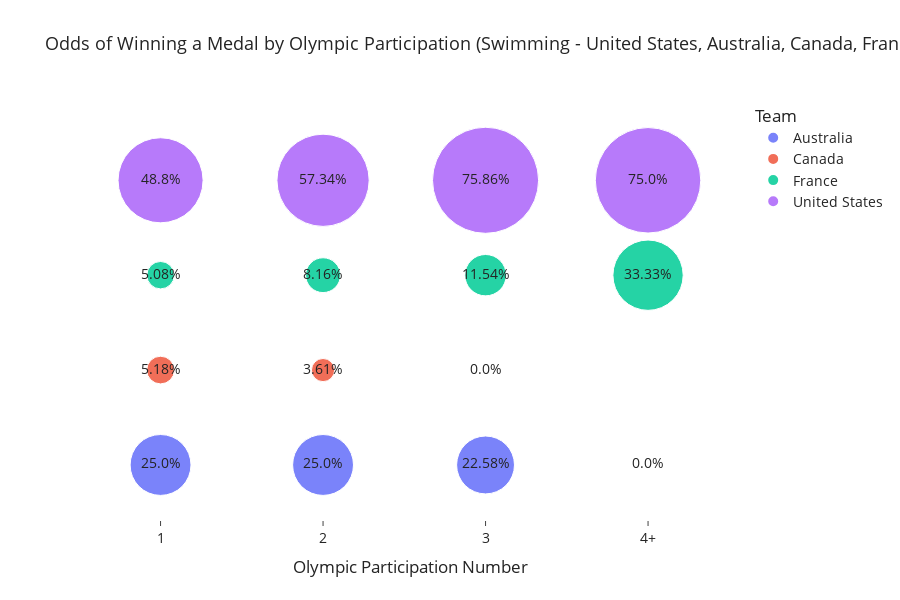

Write notebook code for a chart like this one.
### Code cell
def plot_medal_odds(olympics_data, sport, teams=None):
    df = olympics_data[olympics_data["Sport"] == sport].copy()
    
    if teams:
        df = df[df["Team"].isin(teams)]
    
    df = df.drop_duplicates(subset=["Name", "Year"])
    df = df.sort_values(["Name", "Year"])
    df["Participation_Number"] = df.groupby("Name").cumcount() + 1
    df["Participation_Number"] = df["Participation_Number"].apply(lambda x: str(x) if x <= 3 else "4+")
    df["Medal_Status"] = df["Medal"].apply(lambda x: "Medal Won" if pd.notna(x) else "No Medal")
    
    participation_counts = df.groupby(["Team", "Participation_Number", "Medal_Status"]).size().unstack(fill_value=0)
    
    # Calculate odds
    odds_by_part = participation_counts.iloc[:, 0].div(participation_counts.sum(axis=1), axis=0) * 100
    odds_by_part = odds_by_part.reset_index(name="Odds")
    
    # Assign y values based on team index
    team_indices = {team: idx for idx, team in enumerate(odds_by_part["Team"].unique())}
    odds_by_part["y"] = odds_by_part["Team"].map(team_indices)
    
    # Calculate the height of the figure based on the number of teams
    num_teams = len(team_indices)
    fig_height = 400 + num_teams * 50  # Base height of 400 plus 50 per team
    
    # Create bubble chart
    fig = px.scatter(
        odds_by_part,
        x="Participation_Number",
        y="y",  # Use y values based on team index
        size="Odds",
        color="Team",
        text=odds_by_part["Odds"].round(2).astype(str) + '%',  # Add percentage labels
        title=f"Odds of Winning a Medal by Olympic Participation ({sport} - {'All Teams' if not teams else ', '.join(teams)})",
        labels={"Participation_Number": "Olympic Participation Number", "Odds": "Odds of Winning a Medal (1/x)", "y": ""},
        opacity=0.85,
        size_max=75,
        height=fig_height  # Set the height of the figure
    )
    
    fig.update_layout(
        template="simple_white",
        font=dict(size=14),
        title_font=dict(size=18),
        plot_bgcolor="white",
        paper_bgcolor="white",
        xaxis=dict(
            showline=False,
            showgrid=False,
            tickmode="array",
            tickvals=["1", "2", "3", "4+"],
            ticktext=["1", "2", "3", "4+"]
        ),
        yaxis=dict(visible=False),  # Hide the y-axis
        showlegend=True  # Show the legend
    )
    
    fig.show()

# Example usage:
plot_medal_odds(olympics_data, "Swimming", ["United States", "Australia", "Canada", "France"])

### Figure 1 — Plotly figure (JSON) as saved in the notebook; plotly's stock layout.template omitted (floating-point values rounded to 4 significant figures)
{"data": [{"hovertemplate": "Team=Australia<br>Olympic Participation Number=%{x}<br>=%{y}<br>Odds of Winning a Medal (1/x)=%{marker.size}<br>text=%{text}<extra></extra>", "legendgroup": "Australia", "marker": {"color": "#636efa", "opacity": 0.85, "size": [25, 25, 22.58, 0], "sizemode": "area", "sizeref": 0.01349, "symbol": "circle"}, "mode": "markers+text", "name": "Australia", "orientation": "v", "showlegend": true, "text": ["25.0%", "25.0%", "22.58%", "0.0%"], "type": "scatter", "x": ["1", "2", "3", "4+"], "xaxis": "x", "y": [0, 0, 0, 0], "yaxis": "y"}, {"hovertemplate": "Team=Canada<br>Olympic Participation Number=%{x}<br>=%{y}<br>Odds of Winning a Medal (1/x)=%{marker.size}<br>text=%{text}<extra></extra>", "legendgroup": "Canada", "marker": {"color": "#EF553B", "opacity": 0.85, "size": [5.177, 3.614, 0], "sizemode": "area", "sizeref": 0.01349, "symbol": "circle"}, "mode": "markers+text", "name": "Canada", "orientation": "v", "showlegend": true, "text": ["5.18%", "3.61%", "0.0%"], "type": "scatter", "x": ["1", "2", "3"], "xaxis": "x", "y": [1, 1, 1], "yaxis": "y"}, {"hovertemplate": "Team=France<br>Olympic Participation Number=%{x}<br>=%{y}<br>Odds of Winning a Medal (1/x)=%{marker.size}<br>text=%{text}<extra></extra>", "legendgroup": "France", "marker": {"color": "#00cc96", "opacity": 0.85, "size": [5.08, 8.163, 11.54, 33.33], "sizemode": "area", "sizeref": 0.01349, "symbol": "circle"}, "mode": "markers+text", "name": "France", "orientation": "v", "showlegend": true, "text": ["5.08%", "8.16%", "11.54%", "33.33%"], "type": "scatter", "x": ["1", "2", "3", "4+"], "xaxis": "x", "y": [2, 2, 2, 2], "yaxis": "y"}, {"hovertemplate": "Team=United States<br>Olympic Participation Number=%{x}<br>=%{y}<br>Odds of Winning a Medal (1/x)=%{marker.size}<br>text=%{text}<extra></extra>", "legendgroup": "United States", "marker": {"color": "#ab63fa", "opacity": 0.85, "size": [48.8, 57.34, 75.86, 75], "sizemode": "area", "sizeref": 0.01349, "symbol": "circle"}, "mode": "markers+text", "name": "United States", "orientation": "v", "showlegend": true, "text": ["48.8%", "57.34%", "75.86%", "75.0%"], "type": "scatter", "x": ["1", "2", "3", "4+"], "xaxis": "x", "y": [3, 3, 3, 3], "yaxis": "y"}], "layout": {"font": {"size": 14}, "height": 600, "legend": {"itemsizing": "constant", "title": {"text": "Team"}, "tracegroupgap": 0}, "paper_bgcolor": "white", "plot_bgcolor": "white", "showlegend": true, "title": {"font": {"size": 18}, "text": "Odds of Winning a Medal by Olympic Participation (Swimming - United States, Australia, Canada, France)"}, "xaxis": {"anchor": "y", "domain": [0, 1], "showgrid": false, "showline": false, "tickmode": "array", "ticktext": ["1", "2", "3", "4+"], "tickvals": ["1", "2", "3", "4+"], "title": {"text": "Olympic Participation Number"}}, "yaxis": {"anchor": "x", "domain": [0, 1], "title": {"text": ""}, "visible": false}}}
